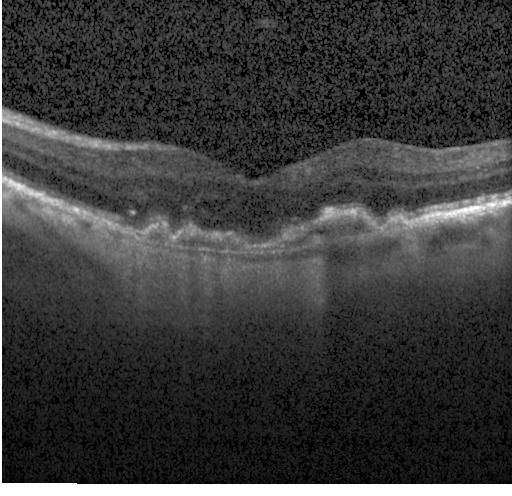
#> input picture Retina_OCT_dataset_2/CNV/CNV-103044-101.jpeg, 512 x 496 px, found by its file name; its folder holds only this picture in this run
$ jupyter execute --allow-errors retina_disease_detection_with_firefly.ipynb   (shell and % lines are left out)   (older library calls are emulated)
#> lines starting #> are read from the running program, lines starting #| are printed output that depends on the picture; after the words box and inside, x2 and y2 are one past the last pixel; in counts of white or black regions, pixels touching at a corner belong together
#> further down, img is the input picture: shape (496, 512, 3); min 0, max 255, mean 57.6
#> `img[img == 255] = 0`:
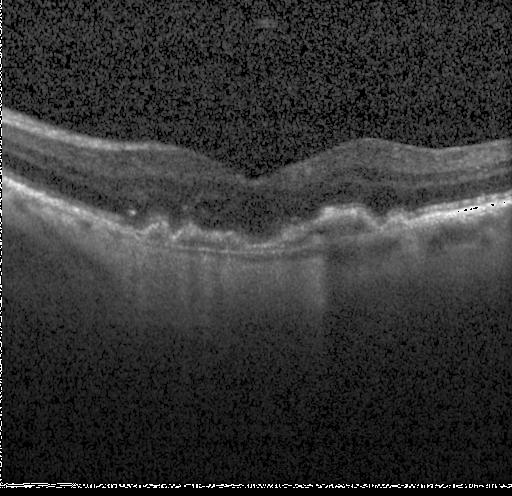
#> img: shape (496, 512, 3); 2.32% of pixels changed, all inside (x1, y1, x2, y2) = (0, 0, 512, 496)
#> `blurred_img = cv2.medianBlur(img,ksize=7)`:
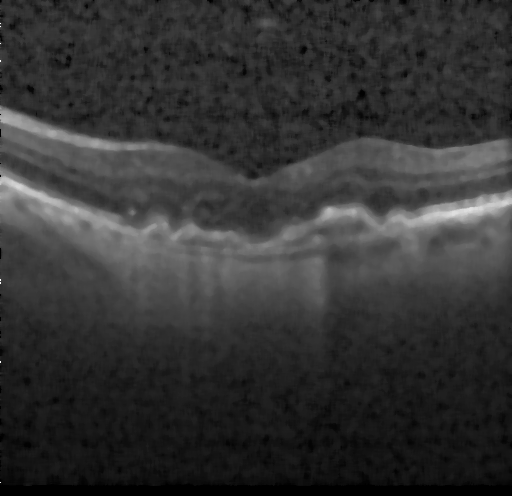
#> blurred_img: shape (496, 512, 3); min 0, max 252, mean 51.8
#> `gray_img_hist = clahe.apply(gray_img)`:
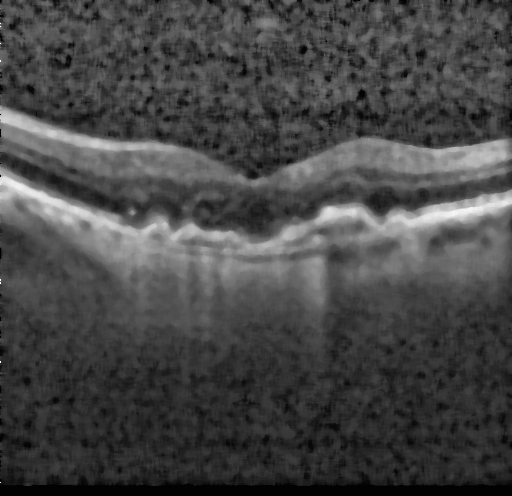
#> gray_img_hist: shape (496, 512); min 1, max 253, mean 70.4
#> `threshold_val, threshold_img = cv2.threshold(gray_img_hist,40,255,cv2...`:
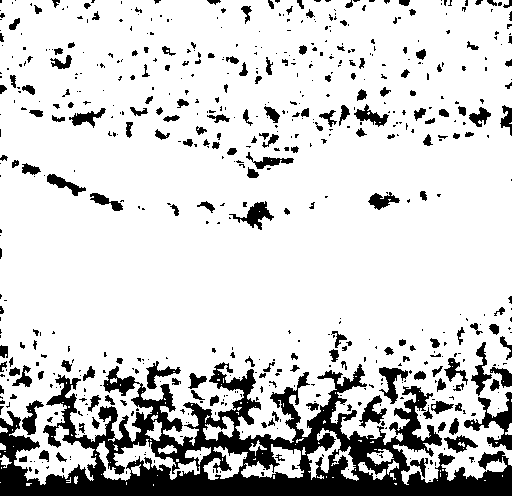
#> threshold_img: shape (496, 512); 82.5% white; 626 black regions (436 under 20 px), largest, box (x1, y1, x2, y2) and area: (0, 362, 512, 496) 27203, (464, 392, 512, 450) 920, (229, 201, 274, 230) 465
#> `mask = cv2.erode(threshold_img, kernel=np.ones((7, 7)), iterations=1)`:
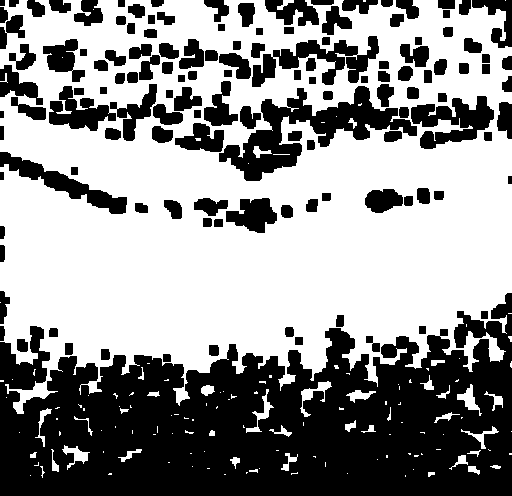
#> mask: shape (496, 512); 57.4% white; 133 black regions, largest, box (x1, y1, x2, y2) and area: (0, 293, 512, 496) 68127, (219, 86, 417, 181) 6114, (252, 36, 379, 87) 2583
#> `mask2 = cv2.dilate(mask, kernel=np.ones((7, 7)), iterations=1)`: mask2: shape (496, 512); 76.6% white; 245 black regions (127 under 20 px), largest, box (x1, y1, x2, y2) and area: (0, 331, 512, 496) 46017, (227, 102, 299, 178) 1188, (313, 89, 395, 137) 1005
#> `mask3 = cv2.dilate(mask2, kernel=np.ones((3, 3)), iterations=1)`:
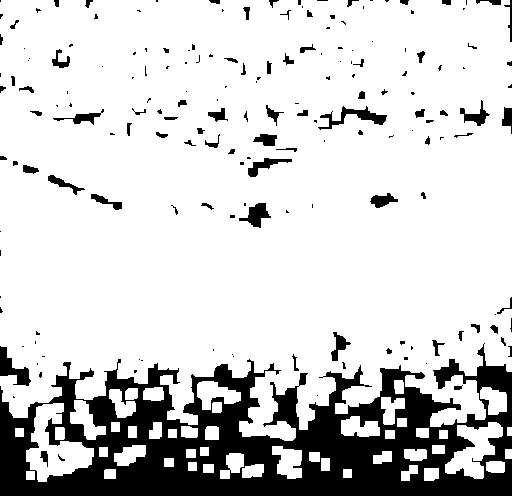
#> mask3: shape (496, 512); 82% white; 179 black regions (103 under 20 px), largest, box (x1, y1, x2, y2) and area: (0, 343, 512, 496) 38887, (0, 346, 31, 386) 534, (318, 106, 387, 130) 520
#> `threshold_img_clean = cv2.erode(mask3, kernel=np.ones((3, 3)), iterati..`:
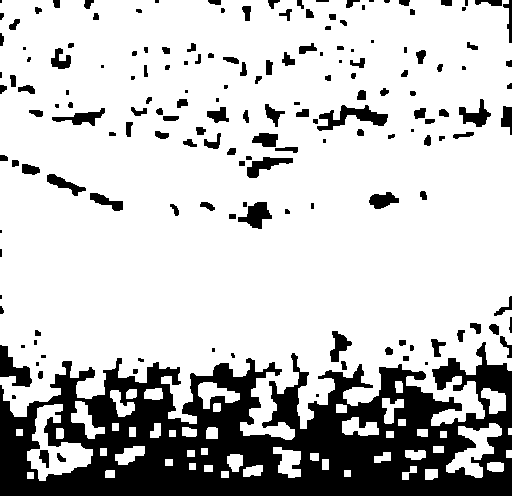
#> threshold_img_clean: shape (496, 512); 77.5% white; 168 black regions (42 under 20 px)
#> `contours, hierarchy = cv2.findContours(threshold_img_clean, cv2.RETR_T..`: contours = 185 contours, 16 with area under 20; largest, box (x1, y1, x2, y2) and area: (0, 0, 512, 440) 194182, (27, 404, 93, 481) 2136, (446, 423, 502, 478) 1234, (316, 104, 389, 132) 892, (237, 201, 273, 230) 552
#> `contour_image = cv2.drawContours(img, [max(contours, key = cv2.contour..`:
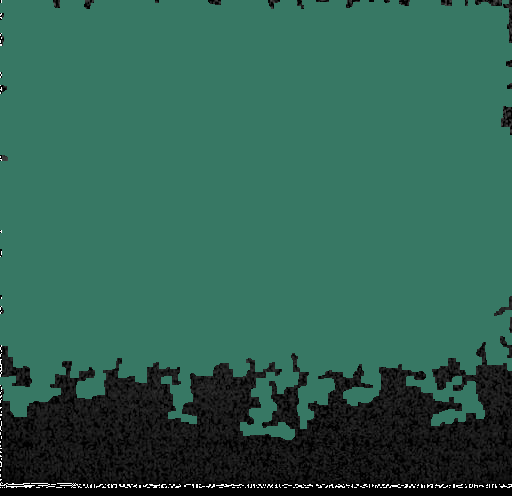
#> contour_image: shape (496, 512, 3); mean B, G, R 82.3, 97.8, 47.6
#> `img_copy[contour_image != (100,120,55)] = 0`:
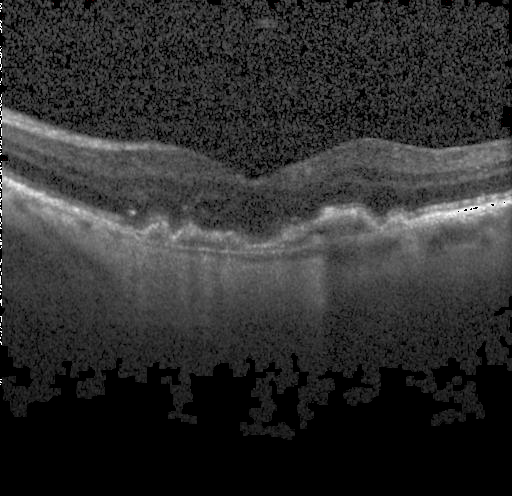
#> img_copy: shape (496, 512, 3); mean B, G, R 46.6, 46.6, 46.6
#> `resized_img = cv2.resize(img_copy,dsize=IMAGE_SHAPE)`:
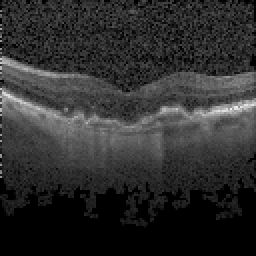
#> resized_img: shape (128, 128, 3) (shown 2 times larger); mean B, G, R 46.4, 46.4, 46.4
[cell 1]
import numpy as np
import pandas as pd
from matplotlib import pyplot as plt
from skimage.feature import hog, greycomatrix, greycoprops
from skimage.filters import threshold_otsu
import cv2, pathlib, os, glob,time
from sklearn import svm, tree, ensemble, linear_model
from sklearn.naive_bayes import GaussianNB
from sklearn.neighbors import KNeighborsClassifier
from sklearn.preprocessing import MinMaxScaler, StandardScaler
from sklearn.model_selection import train_test_split,GridSearchCV
from sklearn.metrics import classification_report,confusion_matrix,roc_curve,accuracy_score
import seaborn as sns
import random

[cell 2]
file_names = {'CNV':[], 'DME':[], 'DRUSEN':[], 'NORMAL': []}
label_names = {'CNV':0, 'DME':1, 'DRUSEN':2, 'NORMAL': 3}

#> (the rest of this cell did not finish here and is left out)

[cell 3]
IMAGE_SHAPE = (128,128)
X, y = [], []
#> (the rest of this cell did not finish here and is left out)

[cell 4]
X = np.array(X)
y = np.array(y)
X.shape
#> Out = (1, 128, 128)

[cell 5]
# Feature Extraction
dataset = pd.DataFrame()
#> (the rest of this cell did not finish here and is left out)

[cell 6]
dataset

[cell 7]
X = np.array(dataset)

[cell 8]
# firefly algoritması
total_val = np.sum(X)
chi_square_vals = []
for i in range(X.shape[0]):
  for j in range(X.shape[1]):
    row_sum = X[i,:].sum()
    col_sum = X[:,j].sum()
    expected_val = (row_sum * col_sum)  / total_val
    chi_square_vals.append(np.sqrt((X[i,j] - expected_val)**2) / expected_val  )
#> after the loop, chi_square_vals = []


chi_square_vals = np.array(chi_square_vals).reshape(X.shape)
#> chi_square_vals = empty array
positions = chi_square_vals.T
#> positions = empty array

fitness_function = np.array([10*positions.shape[0] + (positions[i]**2 - 10 * np.cos(2*np.pi*positions[i])).sum() for i in range(positions.shape[0])])
#> fitness_function = empty array
max_iter = 50
gama = 0.02
beta0 = 0.01
alpha = 0.7
delta = 1
iteration = 0
#> (the rest of this cell did not finish here and is left out)

#> (a cell that did not finish here is left out)

#> (a cell that did not finish here is left out)

[cell 11]
lr_model = linear_model.LogisticRegression(C=30,solver='liblinear')
lr_model_f = linear_model.LogisticRegression(C=30,solver='liblinear')
#> (the rest of this cell did not finish here and is left out)

#> (a cell that did not finish here is left out)

#> (a cell that did not finish here is left out)

#> (a cell that did not finish here is left out)

#> (a cell that did not finish here is left out)

#> (a cell that did not finish here is left out)

[cell 17]
# Comparison of Models
x_labels = ['Accuracy','Precision(CNV)','Precision(DME)','Precision(Drusen)','Precision(Normal)',
            'Recall(CNV)','Recall(DME)','Recall(Drusen)','Recall(Normal)']
x_indexes = np.arange(0,len(x_labels))
#> x_indexes = [0, 1, 2, 3, 4, 5, 6, 7, 8]

#> (the rest of this cell did not finish here and is left out)
